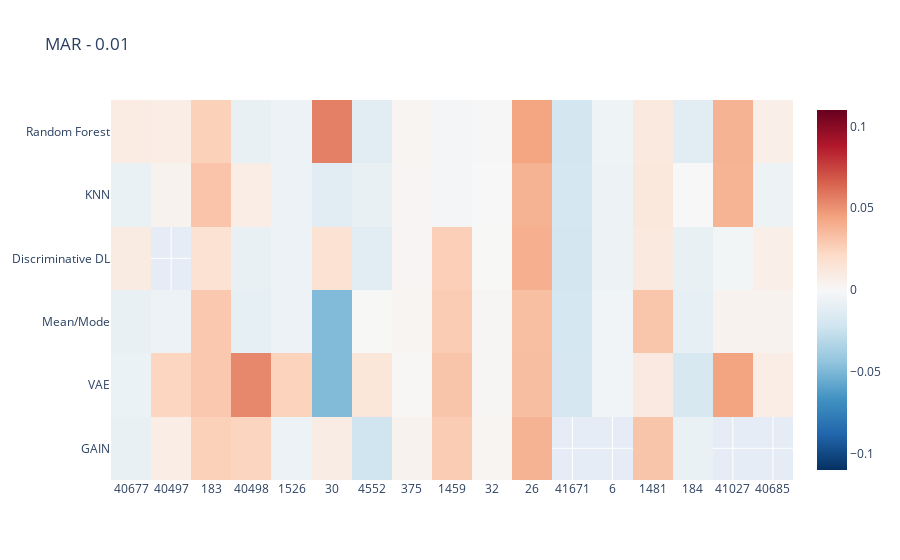
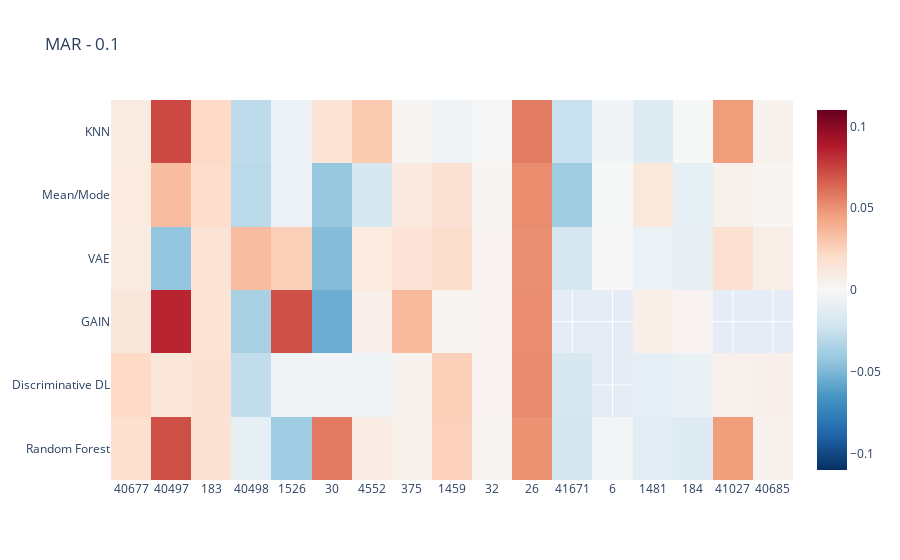
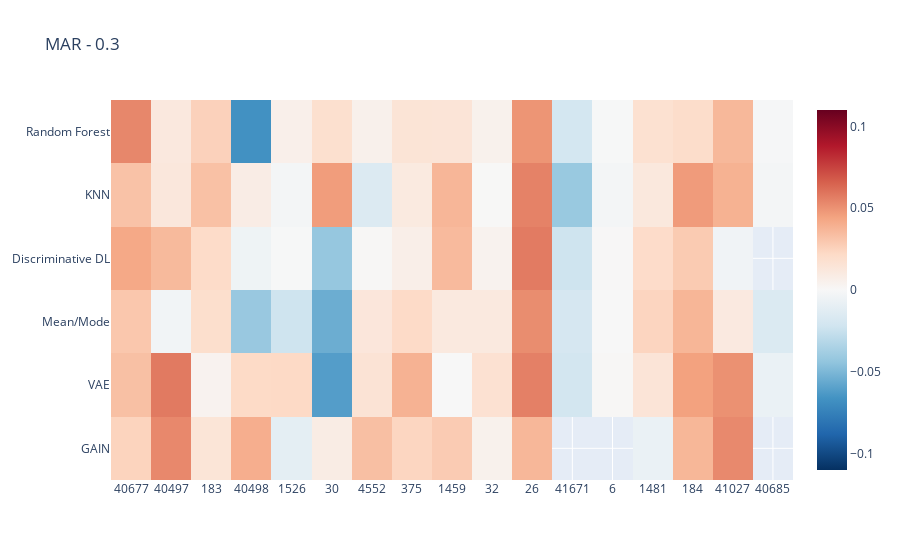
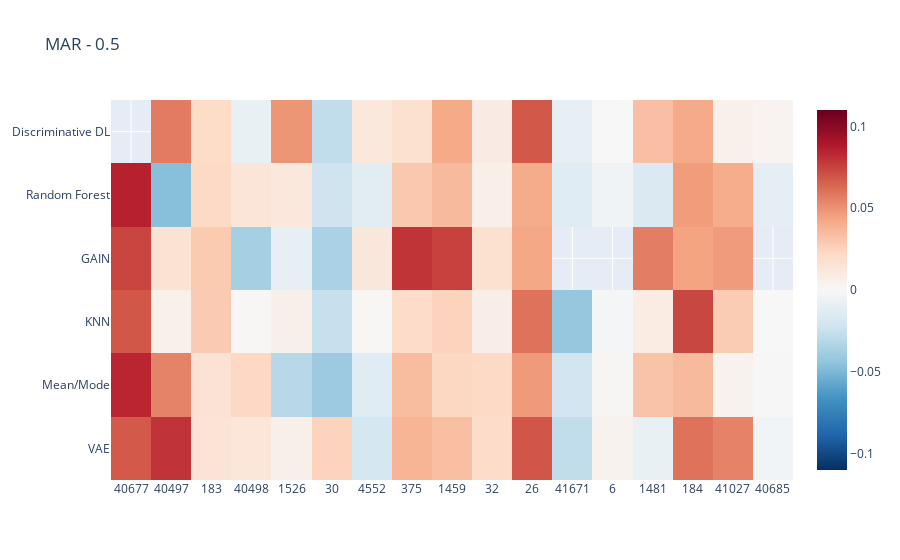

Here is the notebook cell these charts were saved with, in order:
### Code cell
# Heatmap with differences per Dataconstellation Baseline to full, perturbed dataset
data_heat = data.copy()
data_heat = data_heat.astype({"Task":"string"})
data_constellations = ['MAR - 0.01', 'MAR - 0.1', 'MAR - 0.3', 'MAR - 0.5', 'MCAR - 0.01', 'MCAR - 0.1', 'MCAR - 0.3', 'MCAR - 0.5', 'MNAR - 0.01', 'MNAR - 0.1', 'MNAR - 0.3', 'MNAR - 0.5']

for i in data_constellations:
    data_constel = data_heat.loc[data_heat['Data_Constellation'] == i]

    ### uncomment whatever you want to investigate

    ## sort by amount datapoints (ascending)
    data_constel = data_constel.sort_values(by=['NumberOfInstances'])

    ## sort by amount of features (ascending)
    #data_constel = data_constel.sort_values(by=['NumberOfFeatures'])

    ## sort by amount of datapoints and features (ascending)
    #data_constel = data_constel.sort_values(by=['NumberOfInstances', 'NumberOfFeatures'])

    ## sort by amount of categorical features and datapoints (ascending)
    #data_constel = data_constel.sort_values(by=['NumberOfCategoricalFeatures', 'NumberOfInstances'])

    ## sort by amount of numerical features and datapoints (ascending)
    #data_constel = data_constel.sort_values(by=['NumberOfNumericFeatures', 'NumberOfInstances'])
    
    Dataset_number = data_constel["Task"]
    Imputation_Method = data_constel["Imputation_Method"]
    Improvement = data_constel["Performance Difference Baseline to Imputed"]
    

    trace = go.Heatmap(
                   z=Improvement,
                   x=Dataset_number,
                   y=Imputation_Method,
                   type = 'heatmap',
                    autocolorscale= False,
                    colorscale = 'RdBu_r',
                    zmid=0,
                    zmin=(-0.11),
                    zmax=0.11,
                    #hoverinfo='text',
                    #text=hovertext
                    )
    data = [trace]
    fig = go.Figure(data=data)
    fig.update_layout(
        title=i,
        xaxis_nticks=36)
    fig.show()
    fig.write_image("multi_heatmap_f1_score_improvement_Baseline_to_Imputed%s.pdf" %i)

    # Positive value indicates, that Baseline is better than full, corrupted dataset score

### Figure 1 — Plotly figure (JSON) as saved in the notebook; plotly's stock layout.template omitted (floating-point values rounded to 4 significant figures)
{"data": [{"autocolorscale": false, "colorscale": [[0, "rgb(5,48,97)"], [0.1, "rgb(33,102,172)"], [0.2, "rgb(67,147,195)"], [0.3, "rgb(146,197,222)"], [0.4, "rgb(209,229,240)"], [0.5, "rgb(247,247,247)"], [0.6, "rgb(253,219,199)"], [0.7, "rgb(244,165,130)"], [0.8, "rgb(214,96,77)"], [0.9, "rgb(178,24,43)"], [1, "rgb(103,0,31)"]], "type": "heatmap", "x": ["40677", "40677", "40677", "40677", "40677", "40677", "40497", "40497", "40497", "40497", "40497", "183", "183", "183", "183", "183", "183", "40498", "40498", "40498", "40498", "40498", "40498", "1526", "1526", "1526", "1526", "1526", "1526", "30", "30", "30", "30", "30", "30", "4552", "4552", "4552", "4552", "4552", "4552", "375", "375", "375", "375", "375", "375", "1459", "1459", "1459", "1459", "1459", "1459", "32", "32", "32", "32", "32", "32", "26", "26", "26", "26", "26", "26", "41671", "41671", "41671", "6", "41671", "6", "6", "41671", "6", "6", "1481", "1481", "184", "184", "1481", "184", "184", "1481", "184", "1481", "1481", "184", "41027", "41027", "41027", "41027", "41027", "40685", "40685", "40685", "40685", "40685"], "y": ["GAIN", "VAE", "Mean/Mode", "Discriminative DL", "KNN", "Random Forest", "VAE", "Mean/Mode", "GAIN", "Random Forest", "KNN", "KNN", "Discriminative DL", "GAIN", "VAE", "Mean/Mode", "Random Forest", "VAE", "GAIN", "KNN", "Random Forest", "Mean/Mode", "Discriminative DL", "Random Forest", "GAIN", "KNN", "VAE", "Mean/Mode", "Discriminative DL", "Random Forest", "KNN", "Mean/Mode", "GAIN", "Discriminative DL", "VAE", "KNN", "Mean/Mode", "VAE", "GAIN", "Discriminative DL", "Random Forest", "Mean/Mode", "Discriminative DL", "GAIN", "VAE", "KNN", "Random Forest", "KNN", "Mean/Mode", "VAE", "Discriminative DL", "Random Forest", "GAIN", "GAIN", "Discriminative DL", "Random Forest", "KNN", "Mean/Mode", "VAE", "Random Forest", "KNN", "Mean/Mode", "VAE", "GAIN", "Discriminative DL", "KNN", "Mean/Mode", "Random Forest", "Random Forest", "Discriminative DL", "KNN", "Mean/Mode", "VAE", "VAE", "Discriminative DL", "GAIN", "Discriminative DL", "Random Forest", "KNN", "KNN", "VAE", "GAIN", "VAE", "Discriminative DL", "Mean/Mode", "Random Forest", "Mean/Mode", "Discriminative DL", "VAE", "KNN", "Random Forest", "Mean/Mode", "Discriminative DL", "VAE", "Mean/Mode", "Random Forest", "KNN"], "z": [-0.008546, -0.006722, -0.008472, 0.00972, -0.007536, 0.009251, 0.02387, -0.006491, 0.008141, 0.008207, 0.003777, 0.03131, 0.01662, 0.02608, 0.02955, 0.02969, 0.02617, 0.05343, 0.02432, 0.007987, -0.008279, -0.01031, -0.00878, -0.006101, -0.006101, -0.006101, 0.02531, -0.006576, -0.006101, 0.05577, -0.01272, -0.04842, 0.008372, 0.01668, -0.04857, -0.008695, 0.0002351, 0.01345, -0.02221, -0.01203, -0.01276, 0.002632, 0.002004, 0.003636, 0.00116, 0.002004, 0.002528, -0.002015, 0.02813, 0.03113, 0.02683, -0.001901, 0.02796, 0.002104, 0.0003213, 0.0006065, 4.568e-05, 0.001522, 0.001515, 0.04406, 0.03839, 0.03351, 0.03366, 0.03842, 0.03954, -0.01991, -0.01941, -0.01998, -0.004937, -0.01998, -0.005587, -0.003628, -0.01936, -0.003641, -0.00569, 0.03116, 0.01087, -0.01216, -6.987e-05, 0.0119, -0.01876, -0.007428, 0.01076, -0.008643, 0.03088, 0.01126, -0.009759, -0.002985, 0.04445, 0.0378, 0.03814, 0.00389, 0.006711, 0.008247, 0.003786, 0.006711, -0.005825], "zmax": 0.11, "zmid": 0, "zmin": -0.11}], "layout": {"title": {"text": "MAR - 0.01"}, "xaxis": {"nticks": 36}}}

### Figure 2 — Plotly figure (JSON) as saved in the notebook; plotly's stock layout.template omitted (floating-point values rounded to 4 significant figures)
{"data": [{"autocolorscale": false, "colorscale": [[0, "rgb(5,48,97)"], [0.1, "rgb(33,102,172)"], [0.2, "rgb(67,147,195)"], [0.3, "rgb(146,197,222)"], [0.4, "rgb(209,229,240)"], [0.5, "rgb(247,247,247)"], [0.6, "rgb(253,219,199)"], [0.7, "rgb(244,165,130)"], [0.8, "rgb(214,96,77)"], [0.9, "rgb(178,24,43)"], [1, "rgb(103,0,31)"]], "type": "heatmap", "x": ["40677", "40677", "40677", "40677", "40677", "40677", "40497", "40497", "40497", "40497", "40497", "40497", "183", "183", "183", "183", "183", "183", "40498", "40498", "40498", "40498", "40498", "40498", "1526", "1526", "1526", "1526", "1526", "1526", "30", "30", "30", "30", "30", "30", "4552", "4552", "4552", "4552", "4552", "4552", "375", "375", "375", "375", "375", "375", "1459", "1459", "1459", "1459", "1459", "1459", "32", "32", "32", "32", "32", "32", "26", "26", "26", "26", "26", "26", "41671", "41671", "41671", "6", "41671", "6", "41671", "6", "6", "1481", "1481", "184", "184", "1481", "184", "184", "1481", "184", "1481", "1481", "184", "41027", "41027", "41027", "41027", "41027", "40685", "40685", "40685", "40685", "40685"], "y": ["Random Forest", "Discriminative DL", "GAIN", "VAE", "Mean/Mode", "KNN", "GAIN", "Discriminative DL", "Random Forest", "KNN", "Mean/Mode", "VAE", "KNN", "Discriminative DL", "GAIN", "VAE", "Mean/Mode", "Random Forest", "Random Forest", "Mean/Mode", "VAE", "KNN", "Discriminative DL", "GAIN", "Random Forest", "KNN", "Mean/Mode", "GAIN", "VAE", "Discriminative DL", "Discriminative DL", "GAIN", "VAE", "Mean/Mode", "Random Forest", "KNN", "Random Forest", "KNN", "Mean/Mode", "VAE", "GAIN", "Discriminative DL", "Random Forest", "Discriminative DL", "GAIN", "VAE", "Mean/Mode", "KNN", "VAE", "GAIN", "Discriminative DL", "KNN", "Random Forest", "Mean/Mode", "Random Forest", "KNN", "Mean/Mode", "GAIN", "Discriminative DL", "VAE", "Discriminative DL", "GAIN", "VAE", "Mean/Mode", "KNN", "Random Forest", "Random Forest", "KNN", "Mean/Mode", "Random Forest", "Discriminative DL", "KNN", "VAE", "Mean/Mode", "VAE", "GAIN", "Discriminative DL", "Random Forest", "KNN", "Mean/Mode", "VAE", "GAIN", "VAE", "Discriminative DL", "KNN", "Random Forest", "Mean/Mode", "Discriminative DL", "VAE", "KNN", "Random Forest", "Mean/Mode", "Discriminative DL", "VAE", "Mean/Mode", "Random Forest", "KNN"], "z": [0.01786, 0.02194, 0.01247, 0.00982, 0.01045, 0.009642, 0.08417, 0.01309, 0.07129, 0.07302, 0.03405, -0.04302, 0.02189, 0.01661, 0.01509, 0.01519, 0.0202, 0.01642, -0.009698, -0.03017, 0.03456, -0.02865, -0.02738, -0.03608, -0.0395, -0.006295, -0.007143, 0.07077, 0.02662, -0.0045, -0.003745, -0.05452, -0.04784, -0.04187, 0.05756, 0.01537, 0.008339, 0.02904, -0.01866, 0.01035, 0.006007, -0.004876, 0.005067, 0.004007, 0.03543, 0.01482, 0.01082, 0.001366, 0.01966, 0.002395, 0.02657, -0.004369, 0.0259, 0.01618, 0.002633, 0.0006741, 0.002112, 0.002998, 0.003065, 0.003212, 0.05248, 0.05191, 0.05113, 0.05168, 0.057, 0.04987, -0.02, -0.02481, -0.03906, -0.002886, -0.0179, -0.003882, -0.01926, -0.0004842, -0.0006832, 0.006708, -0.01084, -0.01431, -0.0004415, 0.01175, -0.009324, 0.003303, -0.007084, -0.007563, -0.01437, -0.01242, -0.01027, 0.005179, 0.01702, 0.04667, 0.04635, 0.005448, 0.005959, 0.007237, 0.00233, 0.003852, 0.004005], "zmax": 0.11, "zmid": 0, "zmin": -0.11}], "layout": {"title": {"text": "MAR - 0.1"}, "xaxis": {"nticks": 36}}}

### Figure 3 — Plotly figure (JSON) as saved in the notebook; plotly's stock layout.template omitted (floating-point values rounded to 4 significant figures)
{"data": [{"autocolorscale": false, "colorscale": [[0, "rgb(5,48,97)"], [0.1, "rgb(33,102,172)"], [0.2, "rgb(67,147,195)"], [0.3, "rgb(146,197,222)"], [0.4, "rgb(209,229,240)"], [0.5, "rgb(247,247,247)"], [0.6, "rgb(253,219,199)"], [0.7, "rgb(244,165,130)"], [0.8, "rgb(214,96,77)"], [0.9, "rgb(178,24,43)"], [1, "rgb(103,0,31)"]], "type": "heatmap", "x": ["40677", "40677", "40677", "40677", "40677", "40677", "40497", "40497", "40497", "40497", "40497", "40497", "183", "183", "183", "183", "183", "183", "40498", "40498", "40498", "40498", "40498", "40498", "1526", "1526", "1526", "1526", "1526", "1526", "30", "30", "30", "30", "30", "30", "4552", "4552", "4552", "4552", "4552", "4552", "375", "375", "375", "375", "375", "375", "1459", "1459", "1459", "1459", "1459", "1459", "32", "32", "32", "32", "32", "32", "26", "26", "26", "26", "26", "26", "41671", "41671", "41671", "6", "41671", "6", "6", "41671", "6", "6", "1481", "1481", "184", "184", "1481", "184", "184", "1481", "184", "1481", "1481", "184", "41027", "41027", "41027", "41027", "41027", "41027", "40685", "40685", "40685", "40685"], "y": ["GAIN", "VAE", "Mean/Mode", "Discriminative DL", "KNN", "Random Forest", "GAIN", "VAE", "Discriminative DL", "Random Forest", "KNN", "Mean/Mode", "KNN", "Discriminative DL", "GAIN", "VAE", "Mean/Mode", "Random Forest", "Mean/Mode", "VAE", "GAIN", "Random Forest", "KNN", "Discriminative DL", "Random Forest", "Discriminative DL", "KNN", "GAIN", "VAE", "Mean/Mode", "Random Forest", "KNN", "Mean/Mode", "VAE", "GAIN", "Discriminative DL", "Mean/Mode", "VAE", "GAIN", "Discriminative DL", "Random Forest", "KNN", "VAE", "Discriminative DL", "GAIN", "Mean/Mode", "KNN", "Random Forest", "Mean/Mode", "VAE", "GAIN", "Random Forest", "KNN", "Discriminative DL", "GAIN", "Discriminative DL", "Random Forest", "KNN", "Mean/Mode", "VAE", "KNN", "Mean/Mode", "VAE", "GAIN", "Discriminative DL", "Random Forest", "Random Forest", "KNN", "Mean/Mode", "Random Forest", "Discriminative DL", "KNN", "Mean/Mode", "VAE", "VAE", "Discriminative DL", "GAIN", "Discriminative DL", "Random Forest", "KNN", "KNN", "VAE", "GAIN", "VAE", "Discriminative DL", "Mean/Mode", "Random Forest", "Mean/Mode", "Discriminative DL", "GAIN", "Mean/Mode", "KNN", "Random Forest", "VAE", "VAE", "Mean/Mode", "Random Forest", "KNN"], "z": [0.02484, 0.03317, 0.03017, 0.0425, 0.03212, 0.05342, 0.05313, 0.05786, 0.03562, 0.01155, 0.01226, -0.003256, 0.03277, 0.02115, 0.01446, 0.003819, 0.01911, 0.02595, -0.04169, 0.02186, 0.04013, -0.0668, 0.008296, -0.005301, 0.006056, -0.0004106, -0.002445, -0.01129, 0.0224, -0.02268, 0.0182, 0.0464, -0.05472, -0.06139, 0.008856, -0.0425, 0.01306, 0.01554, 0.03353, 0.001088, 0.005392, -0.01578, 0.03852, 0.007022, 0.02401, 0.02176, 0.01059, 0.01507, 0.01102, 6.425e-05, 0.02848, 0.01483, 0.03701, 0.03535, 0.004974, 0.003929, 0.005105, 0.0002717, 0.01102, 0.01718, 0.05516, 0.05177, 0.05568, 0.03659, 0.05732, 0.04925, -0.02016, -0.04148, -0.01898, -0.0003703, -0.02286, -0.002381, -6.516e-05, -0.02099, 0.0008666, 0.0005617, -0.007627, 0.02082, 0.02016, 0.04703, 0.01213, 0.04505, 0.03687, 0.01484, 0.02871, 0.02436, 0.01736, 0.03726, -0.004294, 0.0528, 0.01072, 0.03885, 0.03623, 0.05044, -0.007496, -0.01648, -0.000885, -0.002164], "zmax": 0.11, "zmid": 0, "zmin": -0.11}], "layout": {"title": {"text": "MAR - 0.3"}, "xaxis": {"nticks": 36}}}

### Figure 4 — Plotly figure (JSON) as saved in the notebook; plotly's stock layout.template omitted (floating-point values rounded to 4 significant figures)
{"data": [{"autocolorscale": false, "colorscale": [[0, "rgb(5,48,97)"], [0.1, "rgb(33,102,172)"], [0.2, "rgb(67,147,195)"], [0.3, "rgb(146,197,222)"], [0.4, "rgb(209,229,240)"], [0.5, "rgb(247,247,247)"], [0.6, "rgb(253,219,199)"], [0.7, "rgb(244,165,130)"], [0.8, "rgb(214,96,77)"], [0.9, "rgb(178,24,43)"], [1, "rgb(103,0,31)"]], "type": "heatmap", "x": ["40677", "40677", "40677", "40677", "40677", "40497", "40497", "40497", "40497", "40497", "40497", "183", "183", "183", "183", "183", "183", "40498", "40498", "40498", "40498", "40498", "40498", "1526", "1526", "1526", "1526", "1526", "1526", "30", "30", "30", "30", "30", "30", "4552", "4552", "4552", "4552", "4552", "4552", "375", "375", "375", "375", "375", "375", "1459", "1459", "1459", "1459", "1459", "1459", "32", "32", "32", "32", "32", "32", "26", "26", "26", "26", "26", "26", "41671", "41671", "41671", "6", "41671", "6", "6", "41671", "6", "6", "1481", "1481", "184", "184", "1481", "184", "184", "1481", "184", "1481", "1481", "184", "41027", "41027", "41027", "41027", "41027", "41027", "40685", "40685", "40685", "40685", "40685"], "y": ["VAE", "Mean/Mode", "KNN", "GAIN", "Random Forest", "VAE", "Mean/Mode", "Discriminative DL", "GAIN", "Random Forest", "KNN", "KNN", "Discriminative DL", "GAIN", "VAE", "Mean/Mode", "Random Forest", "KNN", "Mean/Mode", "VAE", "Discriminative DL", "Random Forest", "GAIN", "Random Forest", "GAIN", "KNN", "VAE", "Mean/Mode", "Discriminative DL", "Random Forest", "KNN", "Mean/Mode", "GAIN", "Discriminative DL", "VAE", "KNN", "Mean/Mode", "VAE", "GAIN", "Discriminative DL", "Random Forest", "Mean/Mode", "Discriminative DL", "GAIN", "VAE", "KNN", "Random Forest", "KNN", "Mean/Mode", "VAE", "Discriminative DL", "Random Forest", "GAIN", "GAIN", "Discriminative DL", "Random Forest", "KNN", "Mean/Mode", "VAE", "Random Forest", "KNN", "Mean/Mode", "VAE", "GAIN", "Discriminative DL", "KNN", "Mean/Mode", "Random Forest", "Random Forest", "Discriminative DL", "KNN", "Mean/Mode", "VAE", "VAE", "Discriminative DL", "GAIN", "Discriminative DL", "Random Forest", "KNN", "KNN", "VAE", "GAIN", "VAE", "Discriminative DL", "Mean/Mode", "Random Forest", "Mean/Mode", "Discriminative DL", "GAIN", "VAE", "KNN", "Random Forest", "Mean/Mode", "Discriminative DL", "VAE", "Mean/Mode", "Random Forest", "KNN"], "z": [0.06782, 0.08395, 0.06876, 0.07435, 0.08549, 0.07962, 0.05496, 0.05747, 0.01584, -0.04672, 0.005785, 0.02875, 0.02151, 0.02903, 0.01565, 0.01611, 0.0225, 0.001159, 0.02268, 0.01373, -0.008838, 0.01431, -0.03746, 0.01178, -0.0102, 0.006356, 0.006224, -0.0306, 0.04888, -0.0224, -0.02555, -0.0403, -0.03548, -0.02759, 0.02486, 0.0008476, -0.01381, -0.01984, 0.01283, 0.01217, -0.01233, 0.03469, 0.0181, 0.07948, 0.03768, 0.02042, 0.02958, 0.02508, 0.02324, 0.03341, 0.04196, 0.0356, 0.07542, 0.01799, 0.009137, 0.007025, 0.007552, 0.02229, 0.0205, 0.04097, 0.06032, 0.04737, 0.06891, 0.04261, 0.06824, -0.04248, -0.02149, -0.01338, -0.00435, -0.009926, -0.002383, 0.001601, -0.0277, 0.004022, 9.915e-05, 0.0564, 0.03321, 0.04649, 0.07379, 0.009347, 0.06015, 0.04428, -0.008453, 0.04192, 0.03175, -0.01677, 0.03556, 0.005652, 0.04704, 0.05526, 0.02795, 0.04082, 0.003851, 0.003379, -0.004058, -0.0007524, -0.01045, -9.834e-06], "zmax": 0.11, "zmid": 0, "zmin": -0.11}], "layout": {"title": {"text": "MAR - 0.5"}, "xaxis": {"nticks": 36}}}
